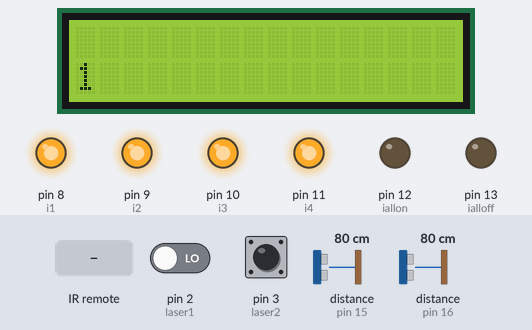
A sketch run on a simulated Arduino Uno, built with avr-gcc and run on an emulated ATmega328P. On the bench: 16×2 character LCD, output pins drawn as LEDs (lit = HIGH). Inputs (shaded band) come from the test bench; at power-on: pin 2 (laser1) LOW, pin 3 (laser2) HIGH, distance to the obstacle (sensors on pin 15, pin 16) 80 cm. What the sketch prints to the serial monitor is not drawn.

Above: at 2.1 s.
2.2 s: infrared code 0xFF30CF received
At 4.2 s:
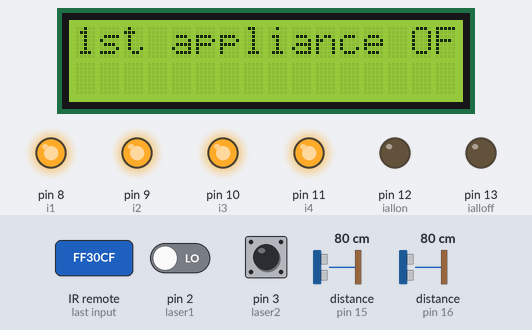
6.0 s: infrared code 0xFF18E7 received
At 7.2 s:
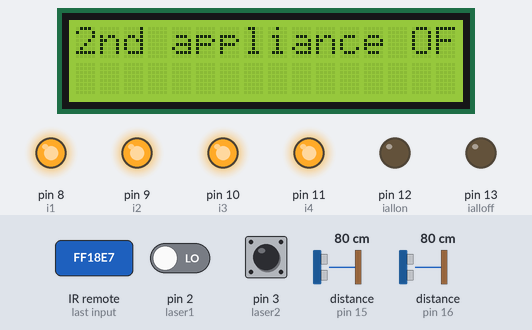
9.0 s: infrared code 0xFF7A85 received
At 10.3 s:
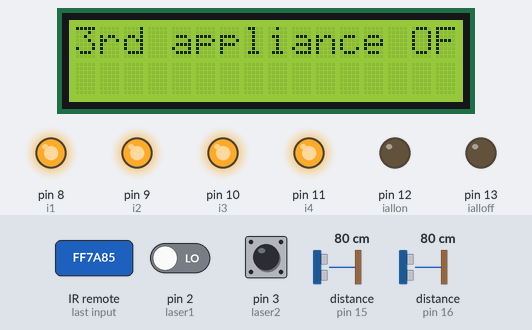
12.0 s: infrared code 0xFF10EF received
At 13.3 s:
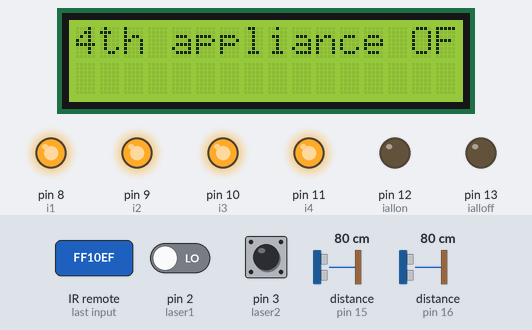
15.1 s: infrared code 0xFF9867 received
At 16.3 s:
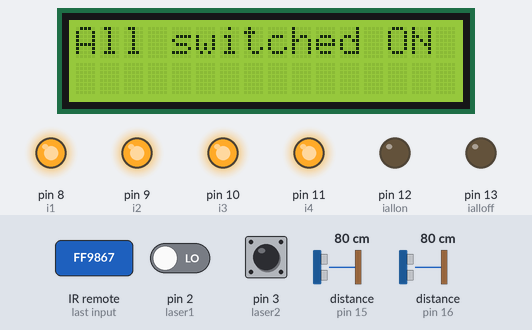
18.1 s: infrared code 0xFFB04F received
At 18.5 s:
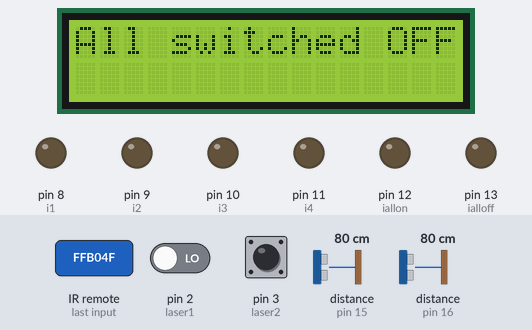
Timing chart, 0 to 21.2 s (numbered marks = the images above; inputs shaded):
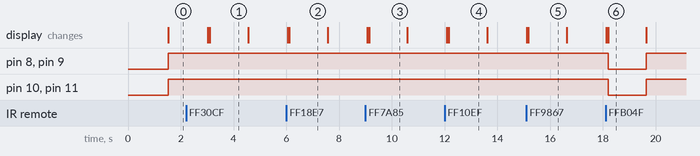

Measured:
- after the input at 2.2 s, the display: first differs from a run without the input after 0.90 s (image 1)
- after the input at 6.0 s, the display: first differs from a run without the input after 0.12 s (image 2)
- after the input at 9.0 s, the display: first differs from a run without the input after 0.14 s (image 3)
- after the input at 12.0 s, the display: first differs from a run without the input after 0.16 s (image 4)
- after the input at 15.1 s, the display: first differs from a run without the input after 0.08 s (image 5)
- after the input at 18.1 s, pin 8 (i1), pin 9 (i2), pin 10 (i3), pin 11 (i4): HIGH → LOW after 0.10 s, → HIGH 1.5 s later; the display: first differs from a run without the input after 0.10 s (image 6)
- what the display in image 1 shows lasts 1.5 s, from 3.1 s to 4.6 s

The sketch:

final_for_show.ino
```cpp
#include <IRremote.h>
#include <SharpIR.h>
#include<Wire.h>
#include<LiquidCrystal_I2C.h>
LiquidCrystal_I2C lcd(0x27,16,2);
#include<LowPower.h>
//int led = 7;
int count=0;
#define width 100
#define laser1 2
#define laser2 3
#define i1 8
#define i2 9
#define i3 10
#define i4 11
#define iallon 12
#define ialloff 13


const int RECV_PIN = 7; // for IR remote....
IRrecv irrecv(RECV_PIN);
decode_results results;
unsigned long key_value = 0;

#define trigpin1 5
#define trigpin2 6
#define ir1 15 // A1
#define ir2 16  //A2
#define relay 14
#define model1 1080
#define model2 1080

SharpIR sharpir1(ir1, model1);
SharpIR sharpir2(ir2, model2);


void setup() {
  Serial.begin(9600);
  lcd.init();
  lcd.backlight();
  lcd.print("Visitor Counter");
   //pinMode(led, OUTPUT);
   pinMode(trigpin1, OUTPUT);
   pinMode(trigpin2, OUTPUT);
  pinMode(laser1, INPUT);
  pinMode(laser2, INPUT);
//  digitalWrite(6,HIGH);
pinMode(i1,OUTPUT);
pinMode(i2,OUTPUT);
pinMode(i3,OUTPUT);
pinMode(i4,OUTPUT);
pinMode(iallon,OUTPUT);
pinMode(ialloff,OUTPUT);

  pinMode(relay , INPUT);

    irrecv.enableIRIn();
  irrecv.blink13(true);

    lcd.setCursor(0,1);
  lcd.print(count);
  if(digitalRead(laser1))
  Serial.println("Laser one is ON");
  else
  Serial.println("Laser 1 is off---------");
//  attachInterrupt(laser1,in,FALLING);
//  attachInterrupt(laser2,out,FALLING);
}


void displaycount()
{
   lcd.clear();
    lcd.setCursor(0,0);
  if(count<=0)
  {
  lcd.print("Room Empty");
  lcd.clear();
  lcd.setCursor(0,0);
  lcd.print("Switching OFF");
    lcd.setCursor(0,1);
  lcd.print("         Lights");

  analogWrite(i1,LOW);
  analogWrite(i2,LOW);
  analogWrite(i3,LOW);
  analogWrite(i4,LOW);


  }
  else
  {
    lcd.print("Total Count- ");
      lcd.clear();
    lcd.setCursor(0,1);
    lcd.print(count);
//    Serial.println("Total count-"+count);
              digitalWrite(i1,HIGH);
          digitalWrite(i2,HIGH);
          digitalWrite(i3,HIGH);
          digitalWrite(i4,HIGH);

  }
}
/////////////////////////
long measuredis()
{
 long dur1= sharpir1.distance();
long dur2=sharpir2.distance();
if(dur1>100)
    dur1=99999;
  if(dur2>100)
    dur2=99999;
  long fina=width-(dur1+dur2);
//  Serial.println(dur1);
//  Serial.println(dur2);
//  Serial.print("Width of person-");
  //Serial.println(fina);

  if(fina>0)
    return fina;

  return 0;
} // end of measure distance function
//////////////////////////////////


int checksonar()
{
   long i=0,avg=0;
   long maxval=0,temp;

//   Serial.print("False wala ");
long int t1=millis();

    while(millis() - t1 <1400 )
    {
      Serial.println("Before measuredistance ");
      temp=measuredis();
//      Serial.println((int)temp);
     if(temp>maxval)
       maxval=temp;
      if(temp>20)
      {
        avg=((avg*i)+temp)/(i+1);
        i=i+1;
      }
      delay(5);

    }
    Serial.println(avg);
    if(maxval>60 && avg>55) //  **********************this is to be modified*********************
      return 2;
    else
      return 1;

}
void out(){
   long val;
   Serial.println("INside out");
     if(!digitalRead(laser2))
  {
    delay(20); //******************************changable, assuming 20 sec for 1 frame ***********8
      val=checksonar();
       count-=val;
      displaycount();
  }
   while((!digitalRead(laser1)) && (!digitalRead(laser2)))
    continue;
}
void in(){
   long val=0;
   Serial.println("INside in");
    if(!digitalRead(laser1))
  {
    delay(20); //******************************changable, assuming 20 sec for 1 frame ***********8
      val=checksonar();
       count+=val;
      displaycount();
  }
   while((!digitalRead(laser1)) && (!digitalRead(laser2)))
    continue;
}
void loop() {
   //LowPower.powerDown(SLEEP_FOREVER , ADC_OFF, BOD_OFF);
  if(!(digitalRead(laser1)))
  in();

   else if(!(digitalRead(laser2)))
    {out();
    }
    delay(50);
//      Serial.println("hello");
 if (irrecv.decode(&results)){
  Serial.println("hello");

        if (results.value == 0XFFFFFFFF)
          results.value = key_value;

        switch(results.value){
          case 0xFF30CF:
          lcd.clear();
          lcd.setCursor(0,0);
          lcd.print("1st appliance OFF");
          digitalWrite(i1,HIGH);
          break;
          case 0xFF18E7:
          lcd.clear();
          lcd.setCursor(0,0);
          lcd.print("2nd appliance OFF");
          digitalWrite(i2,HIGH);
          break;
          case 0xFF7A85:
          lcd.clear();
          lcd.setCursor(0,0);
          lcd.print("3rd appliance OFF");
          digitalWrite(i3,HIGH);
          break;
          case 0xFF10EF:
          lcd.clear();
          lcd.setCursor(0,0);
          lcd.print("4th appliance OFF");
          digitalWrite(i4,HIGH);
          break;
          case 0xFF9867:
          lcd.clear();
          lcd.setCursor(0,0);
          lcd.print("All switched ON");
          digitalWrite(i1,HIGH);
          digitalWrite(i2,HIGH);
          digitalWrite(i3,HIGH);
          digitalWrite(i4,HIGH);
          break ;
          case 0xFFB04F:
          lcd.clear();
          lcd.setCursor(0,0);
          lcd.print("All switched OFF");
          analogWrite(i1,LOW);
          analogWrite(i2,LOW);
          analogWrite(i3,LOW);
          analogWrite(i4,LOW);
          break ;


        }
        key_value = results.value;
        irrecv.resume();
  }
//Serial.println("end reached");
}
```
